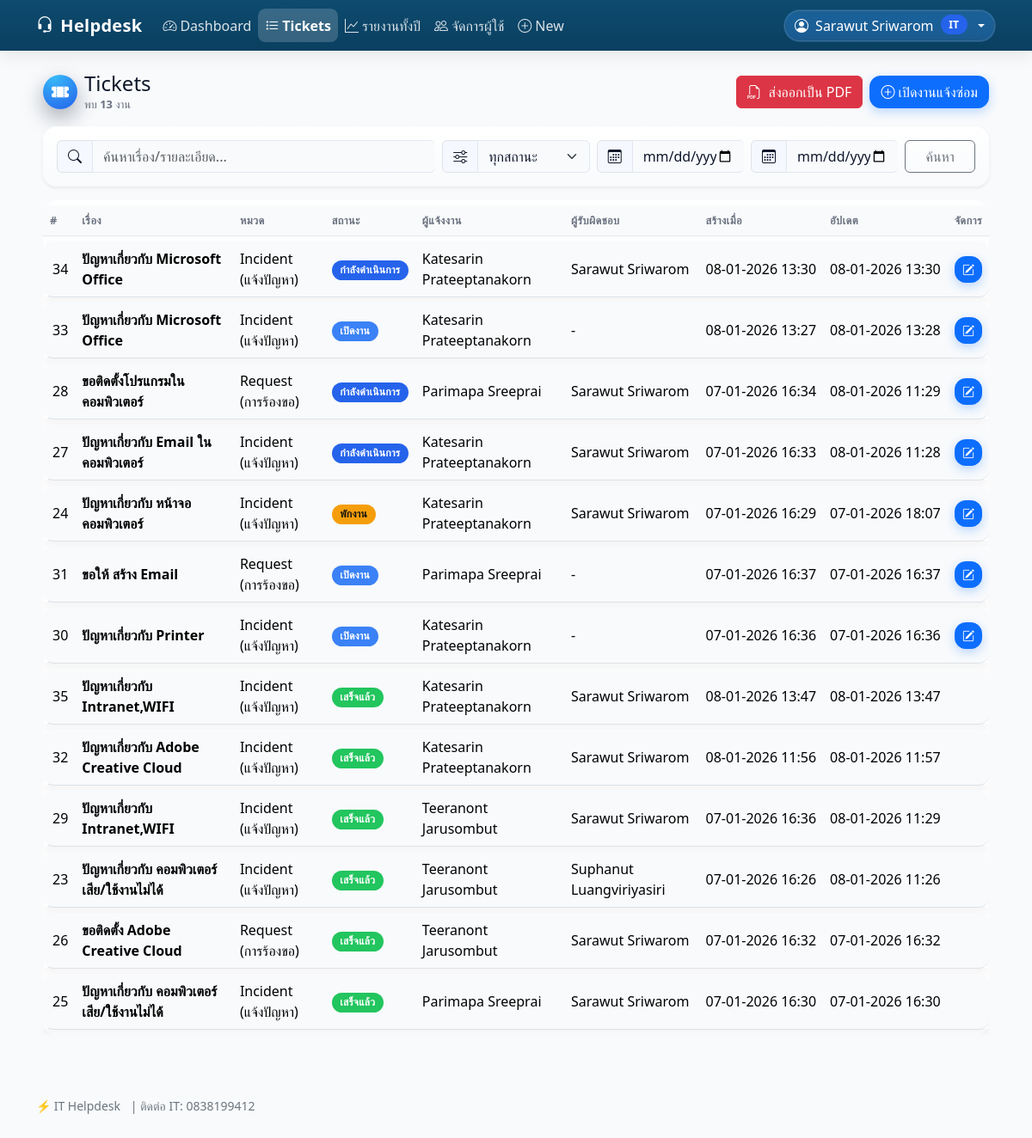
The page /helpdesk/tickets/ (signed in) on the database its author committed.
### helpdesk/models.py (models this page shows, shortened)
class Ticket(models.Model):
    STATUS_CHOICES = [
        ("open", "เปิดงาน"),
        ("in_progress", "กำลังดำเนินการ"),
        ("on_hold", "พักงาน"),
        ("closed", "เสร็จแล้ว"),
    ]
    issue_type = models.ForeignKey(
        IssueType,
        on_delete=models.SET_NULL,
        null=True,
        blank=True,
        related_name="tickets",
    )
    title = models.CharField(max_length=200)
    description = models.TextField(blank=True)
    category = models.ForeignKey(
        Category,
        on_delete=models.SET_NULL,
        null=True,
        blank=True,
        related_name="tickets",
    )
    status = models.CharField(max_length=20, choices=STATUS_CHOICES, default="open")
    contact = models.CharField("เบอร์โทรหรือ Line ID", max_length=100, blank=True)
    requester = models.ForeignKey(
        settings.AUTH_USER_MODEL, on_delete=models.CASCADE, related_name="requested_tickets"
    )
    assignee = models.ForeignKey(
        settings.AUTH_USER_MODEL, on_delete=models.SET_NULL,
        null=True, blank=True, related_name="assigned_tickets"
    )
    due_at = models.DateTimeField(null=True, blank=True)
    created_at = models.DateTimeField(auto_now_add=True)
    updated_at = models.DateTimeField(auto_now=True)
    class Meta:
        ordering = ["-created_at"]

class Category(models.Model):
    name = models.CharField(max_length=100, unique=True)
    description = models.TextField(blank=True)
    class Meta:
        ordering = ["name"]

class UserProfile(models.Model):
    user = models.OneToOneField(
        settings.AUTH_USER_MODEL,
        on_delete=models.CASCADE,
        related_name="profile",
    )
    contact = models.CharField(
        "เบอร์โทรหรือ Line ID",
        max_length=255,
        blank=True,
        default="",
    )

### helpdesk/views.py (the view)
# urls.py: path('tickets/', views.ticket_list, name='ticket_list'),
@login_required
def ticket_list(request):
    if _is_it_staff(request.user):
        qs = Ticket.objects.all()
    else:
        qs = Ticket.objects.filter(requester=request.user)
    q = (request.GET.get("q") or "").strip()
    status = request.GET.get("status") or ""
    date_from_str = (request.GET.get("date_from") or "").strip()
    date_to_str = (request.GET.get("date_to") or "").strip()
    if q:
        qs = qs.filter(Q(title__icontains=q) | Q(description__icontains=q))
    if status:
        qs = qs.filter(status=status)
    def _parse_date(s):
        try:
            return dt.datetime.strptime(s, "%Y-%m-%d").date()
        except Exception:
            return None
    df = _parse_date(date_from_str)
    dt_ = _parse_date(date_to_str)
    field = (
        "updated_at"
        if hasattr(Ticket, "updated_at")
        else ("created_at" if hasattr(Ticket, "created_at") else None)
    )
    if field:
        if df:
            start = make_aware(dt.datetime.combine(df, dt.time.min))
            qs = qs.filter(**{f"{field}__gte": start})
        if dt_:
            end = make_aware(dt.datetime.combine(dt_, dt.time.max))
            qs = qs.filter(**{f"{field}__lte": end})
    qs = _order_open_first(qs)
    status_choices = getattr(Ticket, "STATUS_CHOICES", [])
    total = qs.count()
    ctx = {
        "tickets": qs,
        "q": q,
        "status": status,
        "status_choices": status_choices,
        "date_from": date_from_str,
        "date_to": date_to_str,
        "total": total,
        "closed_codes": CLOSED_CODES,
    }
    return render(request, "helpdesk/ticket_list.html", ctx)

### helpdesk/templates/helpdesk/ticket_list.html (shortened to what this page needs)
{% extends "helpdesk/base.html" %}
{% load tz users %}
{% block content %}
<div class="container-lg px-2 fade-in">
  <div class="d-flex flex-column flex-md-row align-items-md-center justify-content-between gap-2 mb-3 tickets-page-header">
    <div class="d-flex align-items-center gap-2">
      <div class="tickets-page-icon">
        <i class="bi bi-ticket-perforated-fill"></i>
      </div>
      <div>
        <h1 class="h4 mb-0">Tickets</h1>
        <div class="tickets-page-subtitle">
          พบ <strong>{{ total }}</strong> งาน
        </div>
      </div>
    </div>
    <div class="d-flex flex-wrap gap-2">
      <a class="btn btn-danger"
        href="{% url 'helpdesk:ticket_list_pdf' %}?{{ request.GET.urlencode }}"
        target="_blank"
        rel="noopener">
        <i class="bi bi-filetype-pdf me-1"></i> ส่งออกเป็น PDF
      </a>
      {% if perms.helpdesk.add_ticket %}
        <a href="{% url 'helpdesk:ticket_create' %}" class="btn btn-primary">
          <i class="bi bi-plus-circle me-1"></i>เปิดงานแจ้งซ่อม
        </a>
      {% endif %}
    </div>
  </div>
  <form class="card card-quiet shadow-sm p-3 mb-3" method="get">
    <div class="row g-2 align-items-center">
      <div class="col-12 col-lg-5">
        <div class="input-group">
          <span class="input-group-text"><i class="bi bi-search"></i></span>
          <input type="text" class="form-control" name="q" value="{{ q }}" placeholder="ค้นหาเรื่อง/รายละเอียด...">
        </div>
      </div>
      <div class="col-6 col-lg-2">
        <div class="input-group">
          <span class="input-group-text"><i class="bi bi-sliders"></i></span>
          <select name="status" class="form-select">
            <option value="">ทุกสถานะ</option>
          </select>
        </div>
      </div>
      <div class="col-6 col-lg-2">
        <div class="input-group">
          <span class="input-group-text"><i class="bi bi-calendar3"></i></span>
          <input type="date" class="form-control" name="date_from" value="{{ date_from|default:'' }}" aria-label="จากวันที่">
        </div>
      </div>
      <div class="col-6 col-lg-2">
        <div class="input-group">
          <span class="input-group-text"><i class="bi bi-calendar3"></i></span>
          <input type="date" class="form-control" name="date_to" value="{{ date_to|default:'' }}" aria-label="ถึงวันที่">
        </div>
      </div>
      <div class="col-6 col-lg-1">
        <button class="btn btn-outline-secondary w-100" type="submit">
          ค้นหา
        </button>
      </div>
    </div>
  </form>
  <div class="card card-quiet shadow-sm ticket-list-card">
    <div class="table-responsive">
      <table id="ticketsTable" class="table table-hover align-middle mb-0">
        <thead class="text-muted">
         <tr>
            <th class="text-nowrap">#</th>
            <th>เรื่อง</th>
            <th>หมวด</th>
            <th>สถานะ</th>
            <th>ผู้แจ้งงาน</th>
            <th>ผู้รับผิดชอบ</th>
            <th class="text-nowrap">สร้างเมื่อ</th>
            <th class="text-nowrap">อัปเดต</th>
            <th class="text-end">จัดการ</th>
          </tr>
        </thead>
        <tbody>
        {% for t in tickets %}
          <tr class="table-row-link"
              role="link"
              tabindex="0"
              data-href="{% url 'helpdesk:ticket_detail' t.id %}">
            <td>{{ t.id }}</td>
            <td class="fw-semibold">{{ t.title }}</td>
            <td>{% if t.category %}{{ t.category.name }}{% else %}-{% endif %}</td>
            <td>
              {% if t.status %}
                <span class="badge badge-status-{{ t.status|slugify }}">
                  {{ t.get_status_display|default:t.status }}
                </span>
              {% else %}
                <span class="text-muted">-</span>
              {% endif %}
            </td>
            <td>{% if t.requester %}{{ t.requester|display_name }}{% else %}-{% endif %}</td>
            <td>{% if t.assignee %}{{ t.assignee|display_name }}{% else %}-{% endif %}</td>
            <td class="text-nowrap">
              {% if t.created_at %}
                {{ t.created_at|localtime|date:"d-m-Y H:i" }}
              {% else %}-{% endif %}
            </td>
            <td class="text-nowrap">
              {% if t.updated_at %}
                {{ t.updated_at|localtime|date:"d-m-Y H:i" }}
              {% elif t.created_at %}
                {{ t.created_at|localtime|date:"d-m-Y H:i" }}
              {% else %}-{% endif %}
            </td>
            <td class="text-end">
              {% with s=t.status %}
                {% if perms.helpdesk.change_ticket or t.assignee == request.user %}
                  {% if s not in closed_codes %}
                    <a class="btn btn-sm btn-primary"
                       href="{% url 'helpdesk:ticket_update' t.id %}"
                       title="แก้ไข"
                       onclick="event.stopPropagation();">
                      <i class="bi bi-pencil-square"></i>
                    </a>
                  {% endif %}
                {% endif %}
              {% endwith %}
            </td>
          </tr>
        {% empty %}
          <tr>
            <td colspan="9" class="text-center text-muted py-4">
              ไม่พบข้อมูล
            </td>
          </tr>
        {% endfor %}
        </tbody>
      </table>
    </div>
  </div>
</div>
{% endblock %}

### helpdesk/templates/helpdesk/base.html (shortened to what this page needs)
{% load static %}
{% now "Y" as current_year %}
<!doctype html>
<html lang="th">
<head>
  <link rel="stylesheet" href="https://cdn.jsdelivr.net/npm/bootstrap@5.3.3/dist/css/bootstrap.min.css">
  <link rel="stylesheet" href="https://cdn.jsdelivr.net/npm/bootstrap-icons@1.11.3/font/bootstrap-icons.css">
  <link rel="stylesheet" href="https://cdn.datatables.net/2.0.7/css/dataTables.bootstrap5.min.css">
  <link href="https://cdn.jsdelivr.net/npm/select2@4.1.0-rc.0/dist/css/select2.min.css" rel="stylesheet" />
  <link rel="stylesheet" href="{% static 'helpdesk/app.css' %}?v=1">
</head>
<body>
  <nav class="navbar navbar-expand-lg navbar-dark">
    <div class="container">
      <a class="navbar-brand d-flex align-items-center" href="{% url 'helpdesk:dashboard' %}">
        <i class="bi bi-headset me-2"></i>Helpdesk
      </a>
      <div class="collapse navbar-collapse" id="navMain">
        <ul class="navbar-nav me-auto mb-2 mb-lg-0">
          {% with u=request.resolver_match.url_name|default:'' %}
            <li class="nav-item">
              <a class="nav-link {% if u == 'dashboard' %}active{% endif %}"
                href="{% url 'helpdesk:dashboard' %}">
                <i class="bi bi-speedometer2 me-1"></i>Dashboard
              </a>
            </li>
            <li class="nav-item">
              <a class="nav-link {% if u == 'ticket_list' or u == 'ticket_detail' or u == 'ticket_update' %}active{% endif %}"
                {% if u == 'ticket_list' or u == 'ticket_detail' or u == 'ticket_update' %}aria-current="page"{% endif %}
                href="{% url 'helpdesk:ticket_list' %}">
                <i class="bi bi-list-task me-1"></i>Tickets
              </a>
            </li>
            {% if perms.helpdesk.change_ticket %}
              <li class="nav-item">
                <a class="nav-link {% if u == 'ticket_year_summary_page' %}active{% endif %}"
                  href="{% url 'helpdesk:ticket_year_summary_page' current_year %}">
                  <i class="bi bi-graph-up me-1"></i>รายงานทั้งปี
                </a>
              </li>
            {% endif %}
            {% if perms.auth.view_user %}
              <li class="nav-item">
                <a class="nav-link {% if u == 'users_list' or u == 'users_create' or u == 'users_edit' %}active{% endif %}"
                  href="{% url 'helpdesk:users_list' %}">
                  <i class="bi bi-people me-1"></i>จัดการผู้ใช้
                </a>
              </li>
            {% endif %}
            {% if perms.helpdesk.add_ticket %}
              <li class="nav-item">
                <a class="nav-link {% if u == 'ticket_create' %}active{% endif %}"
                  href="{% url 'helpdesk:ticket_create' %}">
                  <i class="bi bi-plus-circle me-1"></i>New
                </a>
              </li>
            {% endif %}
          {% endwith %}
        </ul>
        <div class="ms-auto d-flex align-items-center gap-2">
          {% if request.user.is_authenticated %}
          <div class="dropdown">
            <button class="btn btn-userchip dropdown-toggle d-flex align-items-center gap-2" data-bs-toggle="dropdown"
              aria-expanded="false">
              <i class="bi bi-person-circle"></i>
              <span class="text-truncate" style="max-width: 180px;">
                {% firstof request.user.get_full_name request.user.username %}
              </span>
              {% if request.user.is_superuser or perms.helpdesk.change_ticket %}
                <span class="badge rounded-pill bg-primary">IT</span>
              {% else %}
                <span class="badge rounded-pill bg-secondary">User</span>
              {% endif %}
            </button>
          </div>
          {% else %}
          <a class="btn btn-outline-light btn-sm" href="{% url 'login' %}?next={{ request.path|urlencode }}">Login</a>
          {% endif %}
        </div>
      </div>
    </div>
  </nav>
  <main class="container my-4">
    {% block content %}{% endblock %}
    <footer class="text-secondary small mt-5 py-4">
      ⚡ IT Helpdesk
      {% if IT_CONTACT %}
        <span class="ms-2">| ติดต่อ IT: {{ IT_CONTACT }}</span>
      {% endif %}
    </footer>
  </main>
</body>
</html>

### rows shown on the page
Ticket: id "34", title "ปัญหาเกี่ยวกับ Microsoft Office", category.name "Incident (แจ้งปัญหา)", status "กำลังดำเนินการ", requester|display_name "Katesarin Prateeptanakorn", assignee|display_name "Sarawut Sriwarom", created_at "08-01-2026 13:30", updated_at "08-01-2026 13:30"
Ticket: id "33", title "ปัญหาเกี่ยวกับ Microsoft Office", category.name "Incident (แจ้งปัญหา)", status "เปิดงาน", requester|display_name "Katesarin Prateeptanakorn", created_at "08-01-2026 13:27", updated_at "08-01-2026 13:28"
Ticket: id "28", title "ขอติดตั้งโปรแกรมในคอมพิวเตอร์", category.name "Request (การร้องขอ)", status "กำลังดำเนินการ", requester|display_name "Parimapa Sreeprai", assignee|display_name "Sarawut Sriwarom", created_at "07-01-2026 16:34", updated_at "08-01-2026 11:29"
Ticket: id "27", title "ปัญหาเกี่ยวกับ Email ในคอมพิวเตอร์", category.name "Incident (แจ้งปัญหา)", status "กำลังดำเนินการ", requester|display_name "Katesarin Prateeptanakorn", assignee|display_name "Sarawut Sriwarom", created_at "07-01-2026 16:33", updated_at "08-01-2026 11:28"
Ticket: id "24", title "ปัญหาเกี่ยวกับ หน้าจอคอมพิวเตอร์", category.name "Incident (แจ้งปัญหา)", status "พักงาน", requester|display_name "Katesarin Prateeptanakorn", assignee|display_name "Sarawut Sriwarom", created_at "07-01-2026 16:29", updated_at "07-01-2026 18:07"
Ticket: id "31", title "ขอให้ สร้าง Email", category.name "Request (การร้องขอ)", status "เปิดงาน", requester|display_name "Parimapa Sreeprai", created_at "07-01-2026 16:37", updated_at "07-01-2026 16:37"
Ticket: id "30", title "ปัญหาเกี่ยวกับ Printer", category.name "Incident (แจ้งปัญหา)", status "เปิดงาน", requester|display_name "Katesarin Prateeptanakorn", created_at "07-01-2026 16:36", updated_at "07-01-2026 16:36"
Ticket: id "35", title "ปัญหาเกี่ยวกับ Intranet,WIFI", category.name "Incident (แจ้งปัญหา)", status "เสร็จแล้ว", requester|display_name "Katesarin Prateeptanakorn", assignee|display_name "Sarawut Sriwarom", created_at "08-01-2026 13:47", updated_at "08-01-2026 13:47"
Ticket: id "32", title "ปัญหาเกี่ยวกับ Adobe Creative Cloud", category.name "Incident (แจ้งปัญหา)", status "เสร็จแล้ว", requester|display_name "Katesarin Prateeptanakorn", assignee|display_name "Sarawut Sriwarom", created_at "08-01-2026 11:56", updated_at "08-01-2026 11:57"
Ticket: id "29", title "ปัญหาเกี่ยวกับ Intranet,WIFI", category.name "Incident (แจ้งปัญหา)", status "เสร็จแล้ว", requester|display_name "Teeranont Jarusombut", assignee|display_name "Sarawut Sriwarom", created_at "07-01-2026 16:36", updated_at "08-01-2026 11:29"
Ticket: id "23", title "ปัญหาเกี่ยวกับ คอมพิวเตอร์เสีย/ใช้งานไม่ได้", category.name "Incident (แจ้งปัญหา)", status "เสร็จแล้ว", requester|display_name "Teeranont Jarusombut", assignee|display_name "Suphanut Luangviriyasiri", created_at "07-01-2026 16:26", updated_at "08-01-2026 11:26"
Ticket: id "26", title "ขอติดตั้ง Adobe Creative Cloud", category.name "Request (การร้องขอ)", status "เสร็จแล้ว", requester|display_name "Teeranont Jarusombut", assignee|display_name "Sarawut Sriwarom", created_at "07-01-2026 16:32", updated_at "07-01-2026 16:32"
Ticket: id "25", title "ปัญหาเกี่ยวกับ คอมพิวเตอร์เสีย/ใช้งานไม่ได้", category.name "Incident (แจ้งปัญหา)", status "เสร็จแล้ว", requester|display_name "Parimapa Sreeprai", assignee|display_name "Sarawut Sriwarom", created_at "07-01-2026 16:30", updated_at "07-01-2026 16:30"
UserProfile: contact "0838199412"

### other values the page prints
{{ total }} "13"
